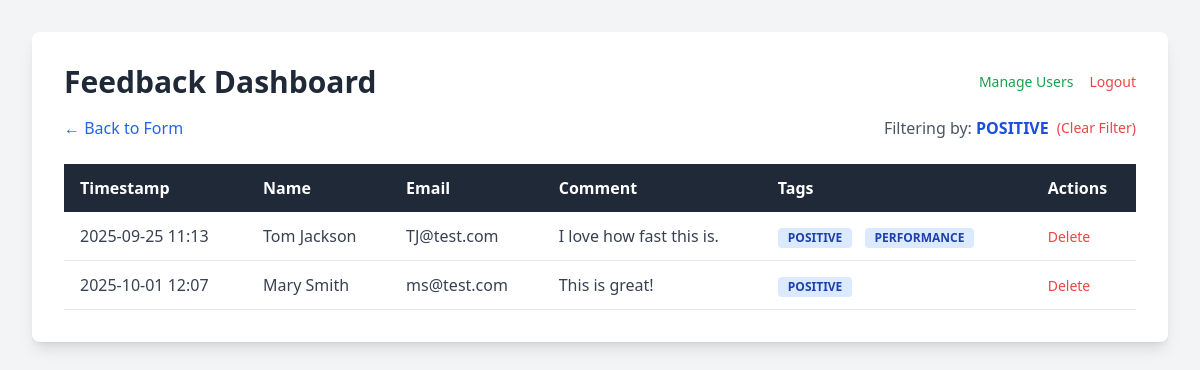
The app's page /dashboard?order=asc&tag=POSITIVE (signed in) with its own data.
### tables this page shows
CREATE TABLE feedback (
    id INTEGER PRIMARY KEY AUTOINCREMENT,
    name TEXT,
    email TEXT,
    comment TEXT NOT NULL,
    timestamp DATETIME NOT NULL,
    tags TEXT
);

### app.py (the view)
@app.route('/dashboard')
def dashboard():
    if not is_logged_in():
        return redirect(url_for('login'))
    sort_order = request.args.get('order', 'desc')
    filter_tag = request.args.get('tag')
    db = get_db()
    query = 'SELECT * FROM feedback'
    params = []
    if filter_tag:
        query += ' WHERE tags LIKE ?'
        params.append(f'%"{filter_tag}"%')
    query += f' ORDER BY timestamp {sort_order.upper()}'
    feedback_rows = db.execute(query, params).fetchall()
    db.close()
    feedback_entries = []
    for row in feedback_rows:
        entry = dict(row)
        entry['tags'] = json.loads(entry['tags'])
        if isinstance(entry['timestamp'], str):
             entry['timestamp'] = datetime.datetime.fromisoformat(entry['timestamp'])
        feedback_entries.append(entry)
    next_order = 'asc' if sort_order == 'desc' else 'desc'
    return render_template('dashboard.html',
                           feedback_entries=feedback_entries,
                           next_sort_order=next_order,
                           current_filter=filter_tag)

### app.py (called while the page is built)
def get_db():
    conn = sqlite3.connect(DATABASE)
    conn.row_factory = sqlite3.Row
    return conn

def is_logged_in():
    return 'username' in session

### templates/dashboard.html (shortened to what this page needs)
<!DOCTYPE html>
<html lang="en">
<head>
    <script src="https://cdn.tailwindcss.com"></script>
</head>
<body class="bg-gray-100 p-8">
    <div class="max-w-6xl mx-auto bg-white p-8 rounded-lg shadow-lg">
        <div class="flex justify-between items-center mb-4">
            <h1 class="text-3xl font-bold text-gray-800">Feedback Dashboard</h1>
            <div class="flex items-center space-x-4">
                 <a href="{{ url_for('manage_users') }}" class="text-sm text-green-600 hover:underline">Manage Users</a>
                 <a href="{{ url_for('logout') }}" class="text-sm text-red-500 hover:underline">Logout</a>
            </div>
        </div>
        <div class="flex justify-between items-center mb-6">
             <a href="/" class="text-blue-600 hover:underline">&larr; Back to Form</a>
             {% if current_filter %}
                <div class="flex items-center">
                    <span class="text-gray-600 mr-2">Filtering by: <span class="font-bold text-blue-700">{{ current_filter }}</span></span>
                    <a href="{{ url_for('dashboard') }}" class="text-sm text-red-500 hover:underline">(Clear Filter)</a>
                </div>
             {% endif %}
        </div>
        <table class="min-w-full bg-white">
            <thead class="bg-gray-800 text-white">
                <tr>
                    <th class="text-left py-3 px-4">
                        <a href="{{ url_for('dashboard', order=next_sort_order, tag=current_filter) }}" class="hover:underline">Timestamp</a>
                    </th>
                    <th class="text-left py-3 px-4">Name</th>
                    <th class="text-left py-3 px-4">Email</th>
                    <th class="text-left py-3 px-4">Comment</th>
                    <th class="text-left py-3 px-4">Tags</th>
                    <th class="text-left py-3 px-4">Actions</th>
                </tr>
            </thead>
            <tbody class="text-gray-700">
                {% for entry in feedback_entries %}
                <tr class="border-b hover:bg-gray-50">
                    <td class="py-3 px-4">{{ entry.timestamp.strftime('%Y-%m-%d %H:%M') }}</td>
                    <td class="py-3 px-4">{{ entry.name }}</td>
                    <td class="py-3 px-4">{{ entry.email }}</td>
                    <td class="py-3 px-4">{{ entry.comment }}</td>
                    <td class="py-3 px-4">
                        {% for tag in entry.tags %}
                            <a href="{{ url_for('dashboard', tag=tag) }}" class="inline-block bg-blue-100 text-blue-800 text-xs font-semibold mr-2 px-2.5 py-0.5 rounded hover:bg-blue-200">
                                {{ tag }}
                            </a>
                        {% endfor %}
                    </td>
                    <td class="py-3 px-4">
                        <a href="{{ url_for('delete_feedback', feedback_id=entry.id) }}"
                           class="text-red-500 hover:underline text-sm"
                           onclick="return confirm('Are you sure you want to delete this item?');">
                           Delete
                        </a>
                    </td>
                </tr>
                {% endfor %}
            </tbody>
        </table>
    </div>
</body>
</html>

### records on screen
feedback: timestamp "2025-09-25 11:13", name "Tom Jackson", email "TJ@test.com", comment "I love how fast this is.", tags "POSITIVE" "PERFORMANCE"
feedback: timestamp "2025-10-01 12:07", name "Mary Smith", email "ms@test.com", comment "This is great!", tags "POSITIVE"

### other values on screen
{{ current_filter }} "POSITIVE"
